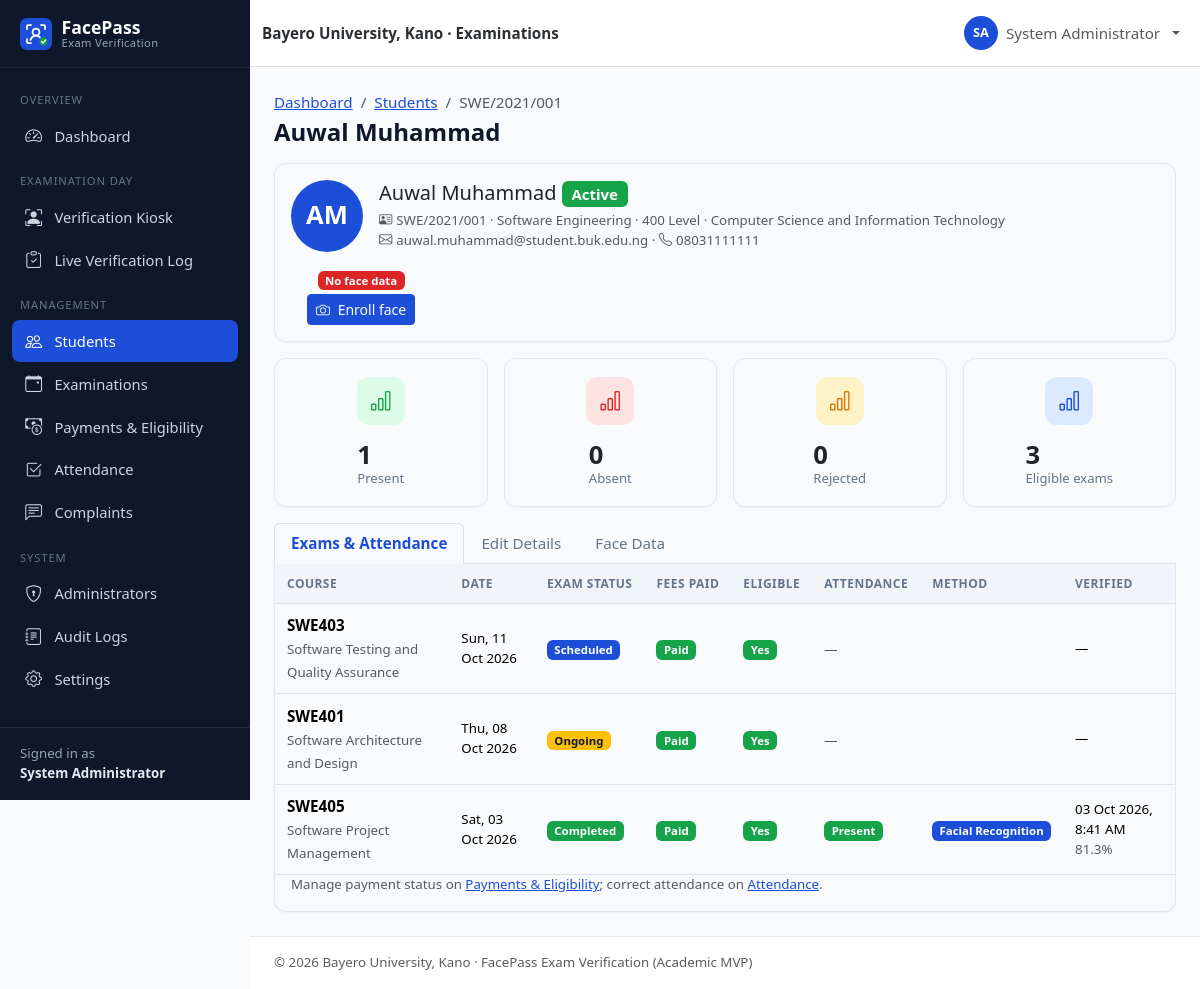
Page /admin/student-view.php?id=2 (signed in) on the earlier database version.
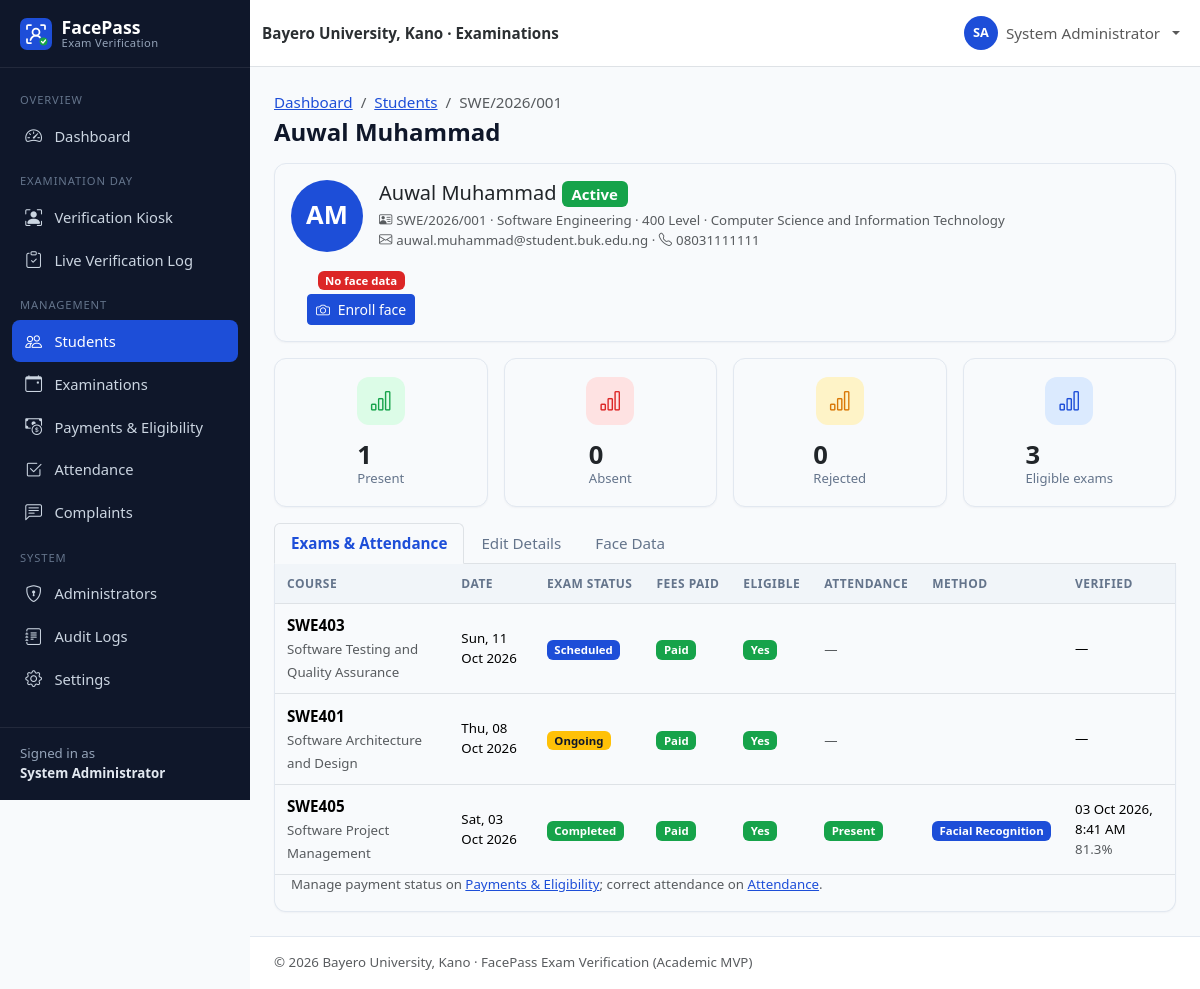
Same page on the later database version.
### tables this page shows
CREATE TABLE users (
    id               INT UNSIGNED NOT NULL AUTO_INCREMENT,
    student_id       VARCHAR(30)  NULL,                 
    first_name       VARCHAR(60)  NOT NULL,
    last_name        VARCHAR(60)  NOT NULL,
    email            VARCHAR(120) NOT NULL,
    phone            VARCHAR(20)  NULL,
    password         VARCHAR(255) NOT NULL,             
    role             ENUM('admin','student') NOT NULL DEFAULT 'student',
    department       VARCHAR(100) NULL,
    level            VARCHAR(10)  NULL,                 
    faculty          VARCHAR(100) NULL,
    face_registered  TINYINT(1)   NOT NULL DEFAULT 0,
    account_status   ENUM('active','inactive','suspended') NOT NULL DEFAULT 'active',
    created_at       TIMESTAMP    NOT NULL DEFAULT CURRENT_TIMESTAMP,
    updated_at       TIMESTAMP    NOT NULL DEFAULT CURRENT_TIMESTAMP ON UPDATE CURRENT_TIMESTAMP,
    PRIMARY KEY (id),
    UNIQUE KEY uq_users_student_id (student_id),
    UNIQUE KEY uq_users_email (email),
    KEY idx_users_role (role),
    KEY idx_users_dept_level (department, level),
    KEY idx_users_status (account_status)
);

### config/database.php (called while the page is built, shortened)
<?php
function db(): PDO
{
    static $pdo = null;
    if ($pdo === null) {
        $dsn = sprintf(
            'mysql:host=%s;port=%s;dbname=%s;charset=utf8mb4',
            DB_HOST,
            DB_PORT,
            DB_NAME
        );
        $pdo = new PDO($dsn, DB_USER, DB_PASS, [
            PDO::ATTR_ERRMODE            => PDO::ERRMODE_EXCEPTION,
            PDO::ATTR_DEFAULT_FETCH_MODE => PDO::FETCH_ASSOC,
            PDO::ATTR_EMULATE_PREPARES   => false,
        ]);
        $offset = (new DateTime('now', new DateTimeZone(APP_TIMEZONE)))->format('P');
        $stmt = $pdo->prepare('SET time_zone = ?');
        $stmt->execute([$offset]);
    }
    return $pdo;
}

### includes/auth.php (called while the page is built, shortened)
<?php
function current_user(): ?array
{
    static $user = false;
    if ($user !== false) {
        return $user;
    }
    $user = null;
    if (!empty($_SESSION['user_id'])) {
        $stmt = db()->prepare('SELECT * FROM users WHERE id = ?');
        $stmt->execute([(int) $_SESSION['user_id']]);
        $row = $stmt->fetch();
        if ($row && $row['account_status'] === 'active' && $row['role'] === ($_SESSION['role'] ?? '')) {
            $user = $row;
        } else {
            logout_user();
        }
    }
    return $user;
}
function requireLogin(): array
{
    $user = current_user();
    return $user;
}
function requireAdmin(): array
{
    $user = requireLogin();
    return $user;
}

### admin/student-view.php (the view, shortened to what the changed rows need)
<?php
requireAdmin();
$id = is_post() ? post_int('id') : get_int('id');
$student = find_student($id);
$tab = get_str('tab', 20) ?: 'overview';
$pageTitle = full_name($student);
$breadcrumbs = ['Dashboard' => 'admin/dashboard.php', 'Students' => 'admin/students.php', $student['student_id'] => null];
require __DIR__ . '/../includes/header.php';
?>
<div class="card student-header-card mb-3">
    <div class="card-body d-flex flex-wrap align-items-center gap-3">
        <div class="avatar-lg"><?= e(strtoupper(substr($student['first_name'], 0, 1) . substr($student['last_name'], 0, 1))) ?></div>
        <div class="flex-grow-1">
            <h2 class="h5 mb-1"><?= e(full_name($student)) ?> <?= status_badge($student['account_status']) ?></h2>
            <div class="text-muted small">
                <i class="bi bi-person-vcard me-1"></i><?= e($student['student_id']) ?> ·
                <?= e($student['department']) ?> · <?= e($student['level']) ?> Level · <?= e($student['faculty']) ?>
            </div>
            <div class="text-muted small"><i class="bi bi-envelope me-1"></i><?= e($student['email']) ?> · <i class="bi bi-telephone me-1"></i><?= e($student['phone']) ?></div>
        </div>
        <div class="text-center px-3">
            <div class="mb-1"><?= yes_no_badge($student['face_registered'], 'Face registered', 'No face data') ?></div>
            <a href="<?= e(url('admin/enroll-face.php?id=' . $id)) ?>" class="btn btn-sm btn-primary"><i class="bi bi-camera me-1"></i>
                <?= $student['face_registered'] ? 'Re-enroll face' : 'Enroll face' ?></a>
        </div>
    </div>
</div>
<div class="tab-content card border-top-0 rounded-top-0">
    <div class="tab-pane fade<?= $tab === 'overview' ? ' show active' : '' ?>" id="tab-overview" role="tabpanel">
        <div class="table-responsive">
            <table class="table align-middle table-card">
                <thead><tr><th>Course</th><th>Date</th><th>Exam Status</th><th>Fees Paid</th><th>Eligible</th><th>Attendance</th><th>Method</th><th>Verified</th></tr></thead>
            </table>
        </div>
    </div>
</div>
<?php require __DIR__ . '/../includes/footer.php'; ?>

### includes/header.php (shortened to what the changed rows need)
<?php
$pageTitle = $pageTitle ?? APP_NAME;
$layout = $layout ?? 'app';
$breadcrumbs = $breadcrumbs ?? [];
$bodyClass = $bodyClass ?? '';
$user = current_user();
$role = $user['role'] ?? null;
?>
<!doctype html>
<html lang="en">
<head>
    <link rel="stylesheet" href="<?= e(url('assets/vendor/bootstrap/bootstrap.min.css')) ?>">
    <link rel="stylesheet" href="<?= e(url('assets/vendor/bootstrap-icons/bootstrap-icons.min.css')) ?>">
    <link rel="stylesheet" href="<?= e(url('assets/css/style.css')) ?>">
    <?php if ($role === 'admin'): ?>
        <link rel="stylesheet" href="<?= e(url('assets/css/admin.css')) ?>">
    <?php elseif ($role === 'student'): ?>
        <link rel="stylesheet" href="<?= e(url('assets/css/student.css')) ?>">
    <?php endif; ?>
</head>
<body class="<?= e(trim("layout-$layout $bodyClass")) ?>">
<?php if ($layout === 'app' && $user): ?>
<div class="app-shell">
    <div class="app-main">
        <main class="app-content container-fluid">
            <div class="d-flex flex-wrap justify-content-between align-items-center mb-3 gap-2">
                <div>
                    <?php if ($breadcrumbs): ?>
                        <nav aria-label="breadcrumb">
                            <ol class="breadcrumb small mb-1">
                                <?php foreach ($breadcrumbs as $label => $link): ?>
                                    <?php if ($link): ?>
                                        <li class="breadcrumb-item"><a href="<?= e(url($link)) ?>"><?= e($label) ?></a></li>
                                    <?php else: ?>
                                        <li class="breadcrumb-item active" aria-current="page"><?= e($label) ?></li>
                                    <?php endif; ?>
                                <?php endforeach; ?>
                            </ol>
                        </nav>
                    <?php endif; ?>
                    <h1 class="h4 mb-0 page-title"><?= e($pageTitle) ?></h1>
                </div>
            </div>
<?php else: ?>
<main class="plain-content">
<?php endif; ?>

### includes/functions.php (shortened to what the changed rows need)
<?php
function e($value): string
{
    return htmlspecialchars((string) ($value ?? ''), ENT_QUOTES | ENT_SUBSTITUTE, 'UTF-8');
}
function base_url(): string
{
    static $base = null;
    if ($base !== null) {
        return $base;
    }
    $docRoot = realpath($_SERVER['DOCUMENT_ROOT'] ?? '') ?: '';
    $root = realpath(ROOT_PATH) ?: ROOT_PATH;
    $docRoot = str_replace('\\', '/', $docRoot);
    $root = str_replace('\\', '/', $root);
    $relative = '';
    if ($docRoot !== '' && stripos($root, $docRoot) === 0) {
        $relative = trim(substr($root, strlen($docRoot)), '/');
    }
    $base = $relative === '' ? '' : '/' . $relative;
    return $base;
}
function url(string $path = ''): string
{
    return base_url() . '/' . ltrim($path, '/');
}
function get_str(string $key, int $maxLen = 100): string
{
    $value = $_GET[$key] ?? '';
    return is_string($value) ? mb_substr(trim($value), 0, $maxLen) : '';
}
function get_int(string $key, int $default = 0): int
{
    $value = filter_var($_GET[$key] ?? null, FILTER_VALIDATE_INT);
    return $value === false || $value === null ? $default : $value;
}
function is_post(): bool
{
    return ($_SERVER['REQUEST_METHOD'] ?? 'GET') === 'POST';
}
function find_student(int $id): ?array
{
    $stmt = db()->prepare("SELECT * FROM users WHERE id = ? AND role = 'student'");
    $stmt->execute([$id]);
    return $stmt->fetch() ?: null;
}
function full_name(array $row): string
{
    return trim(($row['first_name'] ?? '') . ' ' . ($row['last_name'] ?? ''));
}
function status_badge(?string $status): string
{
    $map = [
        'scheduled' => 'primary', 'ongoing' => 'warning text-dark', 'completed' => 'success',
        'cancelled' => 'secondary', 'present' => 'success', 'absent' => 'danger',
        'rejected' => 'danger', 'pending' => 'warning text-dark', 'reviewed' => 'info text-dark',
        'resolved' => 'success', 'active' => 'success', 'inactive' => 'secondary',
        'suspended' => 'danger', 'facial_recognition' => 'primary', 'manual' => 'dark',
    ];
    $status = (string) $status;
    $class = $map[$status] ?? 'secondary';
    $label = ucwords(str_replace('_', ' ', $status));
    return '<span class="badge bg-' . $class . '">' . e($label) . '</span>';
}

Differences in the rows shown:
changed users "AM": student "SWE/2021/001" → "SWE/2026/001"
Other differences:
new list line: "SWE/2026/001"
list line gone: "SWE/2021/001"
